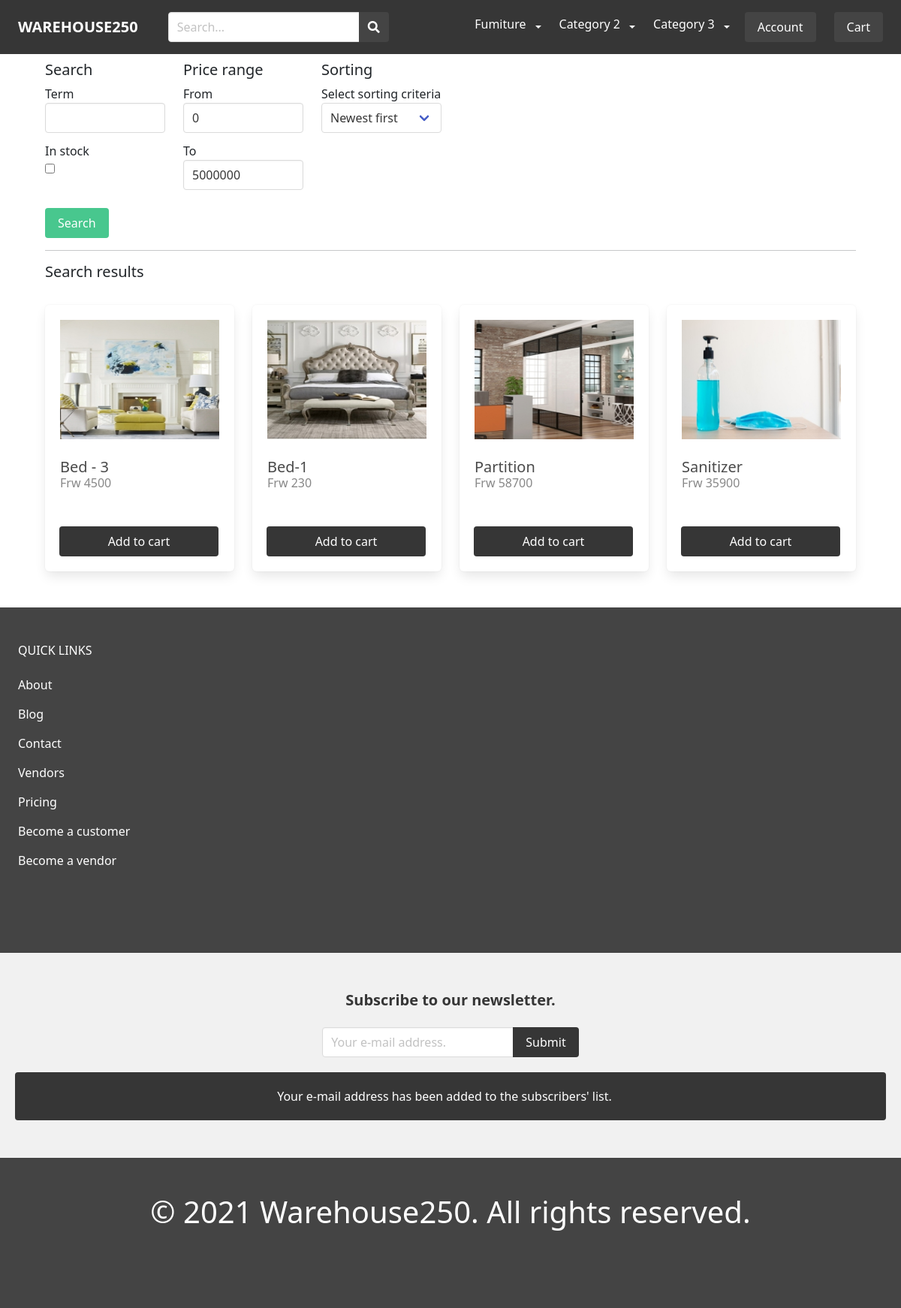
The app's page /search/ with its own data.
### apps/product/models.py (models this page shows, shortened)
class Category(models.Model):
    title = models.CharField(max_length=255)
    slug = models.SlugField(max_length=255)
    ordering = models.IntegerField(default=0)
    is_featured = models.BooleanField(default=False)
    class Meta:
        ordering = ['ordering']
        verbose_name_plural = 'Categories'

class Product(models.Model):
    category = models.ForeignKey(
        SubSubCategory, related_name='products', on_delete=models.CASCADE)
    parent = models.ForeignKey(
        'self', related_name='variants', on_delete=models.CASCADE, blank=True, null=True)
    vendor = models.ForeignKey(
        Vendor, related_name='products', on_delete=models.CASCADE)
    title = models.CharField(max_length=255)
    slug = models.SlugField(max_length=255)
    description = models.TextField(blank=True, null=True)
    price = models.DecimalField(max_digits=6, decimal_places=0)
    date_added = models.DateTimeField(auto_now_add=True)
    image = models.ImageField(upload_to='uploads/', blank=True, null=True)
    thumbnail = models.ImageField(upload_to='uploads/', blank=True, null=True)
    is_featured = models.BooleanField(default=False)
    num_available = models.IntegerField(default=1)
    num_visits = models.IntegerField(default=0)
    last_visit = models.DateTimeField(blank=True, null=True)
    pickup_available = models.BooleanField(default=False)
    visible = models.BooleanField(default=False)
    class Meta:
        ordering = ['-date_added']
    def get_thumbnail(self):
        if self.thumbnail:
            return self.thumbnail.url

### apps/product/views.py (the view)
# urls.py: path('search/', views.search, name='search'),
def search(request):
    query = request.GET.get('query', '')
    instock = request.GET.get('instock')
    price_from = request.GET.get('price_from', 0)
    price_to = request.GET.get('price_to', 5000000)
    sorting = request.GET.get('sorting', '-date_added')
    products = Product.objects.filter(Q(title__icontains=query) | Q(
        description__icontains=query)).filter(price__gte=price_from).filter(price__lte=price_to)
    if instock:
        products = products.filter(num_available__gte=1)
    return render(request, 'product/search.html', {'products': products.order_by(sorting), 'query': query, 'instock': instock, 'price_from': price_from, 'price_to': price_to, 'sorting': sorting})

### apps/cart/cart.py (called while the page is built)
    def __len__(self):
        sum_quantity = 0
        for item in self.cart.values():
            if 'quantity' in item:
                sum_quantity += item['quantity']
        return sum_quantity

### apps/cart/context_processors.py (called while the page is built)
def cart(request):
    return {'cart': Cart(request)}

### apps/product/context_processors.py (called while the page is built)
def menu_categories(request):
    categories = Category.objects.all()
    for category in categories:
        subcategories = SubCategory.objects.filter(category=category)
        for subcategory in subcategories:
            subsubcategories = SubSubCategory.objects.filter(sub_category = subcategory)
            if len(subsubcategories) > 0:
                subcategory.children = subsubcategories
                subcategory.has_children = True
            else:
                subcategory.has_children = False
        if len(subcategories) > 0:
            category.children = subcategories
            category.has_children = True
        else:
            category.has_children = False
    return {'menu_categories': categories}

### apps/product/templates/product/search.html (shortened to what this page needs)
{% extends 'core/base.html' %}
{% block content %}
    <form method="get" action="{% url 'search' %}">
        <div class="columns is-multiline">
            <div class="column is-2">
                <h2 class="is-size-5">Search</h2>
                <div class="field">
                    <label>Term</label>
                    <div class="control">
                        <input type="text" name="query" class="input" value="{{ query }}">
                    </div>
                </div>
                <div class="field">
                    <label>In stock</label>
                    <div class="control">
                        <input type="checkbox" name="instock"{% if instock %}checked="checked"{% endif %}>
                    </div>
                </div>
            </div>
            <div class="column is-2">
                <h2 class="is-size-5">Price range</h2>
                <div class="field">
                    <label>From</label>
                    <div class="control">
                        <input type="number" name="price_from" class="input" value="{{ price_from }}">
                    </div>
                </div>
                <div class="field">
                    <label>To</label>
                    <div class="control">
                        <input type="number" name="price_to" class="input" value="{{ price_to }}">
                    </div>
                </div>
            </div>
            <div class="column is-2">
                <h2 class="is-size-5">Sorting</h2>
                <div class="field">
                    <label>Select sorting criteria</label>
                    <div class="control">
                        <div class="select">
                            <select name="sorting">
                                <option value="-date_added"{% if sorting == '-date_added' %} selected{% endif %}>Newest first</option>
                            </select>
                        </div>
                    </div>
                </div>
            </div>
            <div class="column is-12">
                <div class="field">
                    <div class="control">
                        <button class="button is-success">Search</button>
                    </div>
                </div>
            </div>
        </div>
    </form>
    <hr>
    <h2 class="is-size-5">Search results</h2>
    <br>
    <div class="columns is-multiline">
        {% for product in products %}
            {% if product.vendor.enabled and product.visible %}
                {% include 'product/parts/list_item.html' %}
            {% endif %}
        {% endfor %}
    </div>
{% endblock %}

### apps/core/templates/core/base.html (shortened to what this page needs)
{% load static %}
<!DOCTYPE html>
<html>
    <head>
        <link rel="stylesheet" href="https://cdn.jsdelivr.net/npm/bulma@0.9.1/css/bulma.min.css">
        <link rel="stylesheet" href="https://cdnjs.cloudflare.com/ajax/libs/font-awesome/5.15.3/css/all.min.css">
        <link rel="stylesheet" href="{% static 'styles/main.css' %}">
        <link href="https://cdn.jsdelivr.net/npm/bootstrap@5.0.0-beta2/dist/css/bootstrap.min.css" rel="stylesheet">
    </head>
    <body>
        <nav class="navbar navbar-expand-lg is-dark is-fixed-top">
            <div class="container-fluid">
               <div class="navbar-brand">
                <a href="/" class="navbar-item"><strong>WAREHOUSE250</strong></a>
            </div>
             <div class="collapse navbar-collapse" id="main_nav">
                <div class="navbar-start">
                    <div class="navbar-item">
                        <form method="get" action="{% url 'search' %}">
                            <div class="field has-addons">
                                <div class="control">
                                    <input type="text" class="input" placeholder="Search..." name="query">
                                </div>
                                <div class="control">
                                    <button class="button is-dark">
                                        <span class="icon"><i class="fas fa-search"></i></span>
                                    </button>
                                </div>
                            </div>
                        </form>
                    </div>
                </div>
               <ul class="navbar-nav">
                {% for category in menu_categories %}
                    {% if category.has_children %}
                        <li class="nav-item dropdown">
                            <a class="dropdown-item main-item" href="{% url 'category' category.slug %}" >
                                {{ category.title }}
                            </a>
                            <a class="nav-link dropdown-toggle" href="#" data-bs-toggle="dropdown"> </a>
                        </li>
                    {% else %}
                        <li class="nav-item"><a class="nav-link" href="{% url 'category' category.slug %}"> {{ category.title }} </a></li>
                    {% endif %}
                {% endfor %}
               </ul>
               <div class="navbar-item">
                {% if request.user.is_authenticated%}
                    {% if request.session.customer %}
                        <a href="{% url 'myaccount' %}" class="button is-dark">{{ request.session.username }}</a>
                    {% else %}
                        <a href="{% url 'vendor_admin' %}" class="button is-dark">{{ request.session.username }}</a>
                    {% endif %}
            </div>
            <div class="navbar-item">
                <a href="{% url 'logout' %}" class="button is-danger ">Log out</a>
                {% else %}
                <a href="{% url 'login' %}" class="button is-dark">Account</a>
                {% endif %}
            </div>
            <div class="navbar-item">
                <a href="{% url 'cart' %}" class="button is-dark">Cart{% if cart %} ({{ cart|length }}){% endif %}</a>
            </div>
             </div>
            </div>
           </nav>
        <section class="section">
            <div class="container">
            {% block content %}
            {% endblock  %}
            </div>
        </section>
        <footer class="footer">
            <h3 class="is-size-6 mb-4">QUICK LINKS</h3>
            <a href="{% url 'about' %}">About</a><br>
            <a href="{% url 'index' %}">Blog</a><br>
            <a href="{% url 'contact' %}">Contact</a><br>
            <a href="{% url 'vendors' %}">Vendors</a><br>
            <a href="{% url 'pricing' %}">Pricing</a><br>
            <a href="{% url 'become_customer' %}">Become a customer</a><br>
            {% if request.user.is_authenticated and request.user.vendor.company_name%}
            <a href="{% url 'vendor_admin' %}">Vendor admin</a><br>
            {% else %}
            <a href="{% url 'become_vendor' %}">Become a vendor</a>
            {% endif %}
        </footer>
        {% include 'parts/newsletter.html' %}
        <footer class="footer">
            <h1 class="has-text-centered"> © 2021 Warehouse250. All rights reserved.</h1>
        </footer>
    </body>
</html>

### apps/product/templates/product/parts/list_item.html (shortened to what this page needs)
<div class="column is-3 product-list-item">
    <div class="box">
        <figure class="image is-4by3 mb-4">
            <a href="{% url 'product' product.category.sub_category.category.slug product.category.sub_category.slug product.category.slug product.slug %}">
                <img src="{{ product.get_thumbnail }}">
            </a>
        </figure>
        <h2 class="subtitle">{{ product.title }}</h2>
        <h3 class="price is-size-6 mb-5">Frw {{ product.price }}</h3>
        <form method="post" action=".">
            <div class="field has-addons">
                    <button class="button is-dark is-fullwidth">Add to cart</button>
            </div>
        </form>
    </div>
</div>

### static/styles/main.css (style rules this page uses)
html { height: 100%; }
body { min-height: 100%; display: flex; flex-direction: column; }
.navbar .is-dark { background: #444; }
.footer { background: #444; margin-top:auto; }
.footer h3 { color: rgb(255, 255, 255); }
.footer h1 { color: rgb(255, 255, 255); }
.footer a { margin-bottom: 15px; display: inline-block; color: rgb(255, 255, 255); }
.product-list-item .box .subtitle { margin-bottom: 0; }
.product-list-item .box .price { color: #888; }

### apps/core/templates/core/base.html (style rules this page uses)
@media all and (min-width: 992px) { a { text-decoration: none; } }
@media all and (min-width: 992px) { nav.navbar.navbar-expand-lg.is-dark.is-fixed-top a { color: white; } }
@media all and (min-width: 992px) { nav.navbar.navbar-expand-lg.is-dark.is-fixed-top a.dropdown-item { color: black; } }
@media all and (min-width: 992px) { .dropdown-item.main-item { color: white !important; font-size: 16px !important; padding-right: 0px !important; } }
@media all and (min-width: 992px) { a.dropdown-item { background-color: transparent !important; } }

### records on screen
Category: title "Fumiture"
Category: title "Category 2"
Category: title "Category 3"
Product: get_thumbnail (picture), title "Bed - 3", price "4500"
Product: get_thumbnail (picture), title "Bed-1", price "230"
Product: get_thumbnail (picture), title "Partition", price "58700"
Product: get_thumbnail (picture), title "Sanitizer", price "35900"
